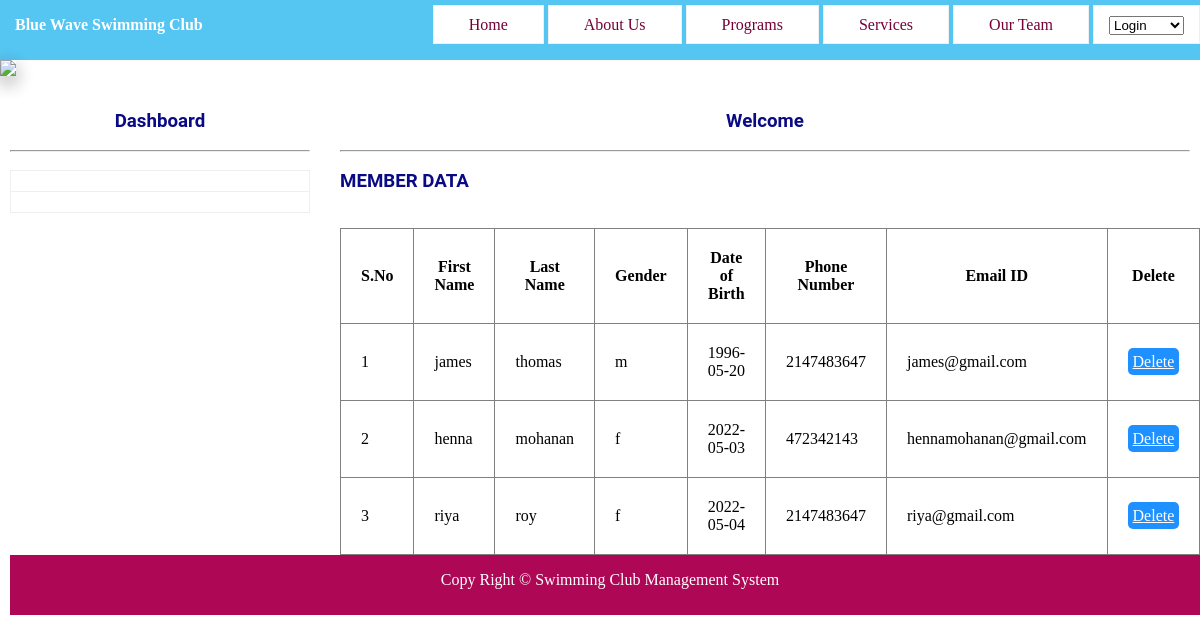
The app's page /memberdata.php with its own data.
### tables this page shows
CREATE TABLE `student` (
  `SID` int(11) NOT NULL,
  `SNAME` varchar(150) NOT NULL,
  `SFIRSTNAME` varchar(150) NOT NULL,
  `SLASTNAME` varchar(150) NOT NULL,
  `SGENDER` char(1) NOT NULL,
  `SDATEOFBIRTH` date NOT NULL,
  `SPHONE` int(11) NOT NULL,
  `SEMAIL` varchar(150) NOT NULL,
  `SPASS` varchar(150) NOT NULL,
  `SCPASS` varchar(150) NOT NULL
);

### memberdata.php (the view, shortened to what this page needs)
<?php
include "database.php";
?>
<!DOCTYPE html>
<html>
<head>
<link rel="stylesheet" type="text/css" href="css/style.css">
</head>
<body>
    <?php include "navbar.php"?>
    <img src="images/2.png" class="sha" width=100% >
    <div id="section">
    <?php include "sidebar.php"?>
     <div id="content">
        <h3 class="text">Welcome <?php echo $_SESSION["ANAME"]; ?></h3><br><hr><br>
    <div class="tbox">
<h3>MEMBER DATA</h3><br><br>
<table border="1px">
    <tr>
        <th>S.No</th>
        <th>First Name</th>
        <th>Last Name</th>
        <th>Gender</th>
        <th>Date of Birth</th>
        <th>Phone Number</th>
        <th>Email ID</th>
        <th>Delete</th>
    </tr>
    <?php
    $s = "select * from student";
    $res=$db->query($s);
    if($res->num_rows>0){
        $i = 0;
    while($r=$res->fetch_assoc()){
        $i++;
        echo "<tr>
        <td>{$i} </td>
        <td> {$r["SFIRSTNAME"]}</td>
        <td> {$r["SLASTNAME"]}</td>
        <td> {$r["SGENDER"]}</td>
        <td> {$r["SDATEOFBIRTH"]}</td>
        <td> {$r["SPHONE"]}</td>
        <td> {$r["SEMAIL"]}</td>
        <td> <a href= 'delete.php?id={$r["SID"]}'class='btnr'>Delete</td>
        </tr>";
    }
    }else{
    }
    ?>
</table>
    </div>
    </div>
<div class="footer">
    <footer><p>Copy Right &copy; Swimming Club Management System</p></footer>
</div>
</body>
</html>

### CSS/style.css (style rules this page uses)
* { padding: 0px; margin: 0px; }
html { background: white; }
h1,h2,h3,h4,h5,h6,label { font-family: roboto; color: rgb(10, 10, 132); }
.footer { background: #ad0755; height: 60px; width: 100%; float: left; }
footer { text-align: center; color: white; line-height: 50px; }
.sha { -webkit-box-shadow: 0 8px 17px 0 rgba(0, 0, 0, 0.2), 0 6px 20px 0 rgba(0, 0, 0, 0.19); -moz-box-shadow: 0 8px 17px 0 rgba(0, 0, 0, 0.2), 0 6px 20px 0 rgba(0, 0, 0, 0.19); box-shadow: 0 8px 17px 0 rgba(0, 0, 0, 0.2), 0 6px 20px 0 rgba(0, 0, 0, 0.19); }
#section { height: auto; width: 1200px; margin-left: 10px; font-family: Cambria, Cochin, Georgia, Times, 'Times New Roman', serif; }
#content { margin-top: 30px; height: auto; width: 850px; float: left; }
.text { text-align: center; }
.tbox { float: left; }
.tbox table { border-collapse: collapse; }
tr, td, th { padding: 20px; }
.btnr { border-radius: 5px; padding: 5px; background-color: dodgerblue; color: white; }

### records on screen
student: SFIRSTNAME "james", SLASTNAME "thomas", SGENDER "m", SDATEOFBIRTH "1996-05-20", SPHONE "2147483647", SEMAIL "james@gmail.com"
student: SFIRSTNAME "henna", SLASTNAME "mohanan", SGENDER "f", SDATEOFBIRTH "2022-05-03", SPHONE "472342143", SEMAIL "hennamohanan@gmail.com"
student: SFIRSTNAME "riya", SLASTNAME "roy", SGENDER "f", SDATEOFBIRTH "2022-05-04", SPHONE "2147483647", SEMAIL "riya@gmail.com"
